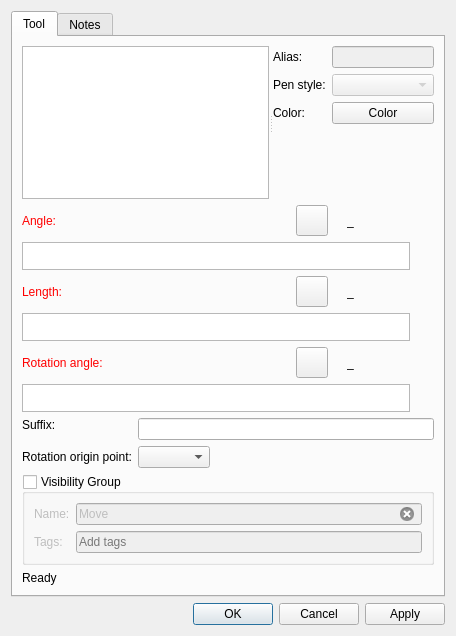
<?xml version="1.0" encoding="UTF-8"?>
<ui version="4.0">
 <class>DialogMove</class>
 <widget class="QDialog" name="DialogMove">
  <property name="enabled">
   <bool>true</bool>
  </property>
  <property name="geometry">
   <rect>
    <x>0</x>
    <y>0</y>
    <width>456</width>
    <height>636</height>
   </rect>
  </property>
  <property name="windowTitle">
   <string>Move</string>
  </property>
  <property name="windowIcon">
   <iconset resource="../../../vmisc/share/resources/icon.qrc">
    <normaloff>:/icon/64x64/icon64x64.png</normaloff>:/icon/64x64/icon64x64.png</iconset>
  </property>
  <layout class="QVBoxLayout" name="verticalLayout_2">
   <item>
    <widget class="QTabWidget" name="tabWidget">
     <property name="currentIndex">
      <number>0</number>
     </property>
     <widget class="QWidget" name="tab">
      <attribute name="title">
       <string>Tool</string>
      </attribute>
      <layout class="QVBoxLayout" name="verticalLayout">
       <item>
        <widget class="QSplitter" name="splitter">
         <property name="orientation">
          <enum>Qt::Horizontal</enum>
         </property>
         <widget class="QListWidget" name="listWidget">
          <property name="editTriggers">
           <set>QAbstractItemView::CurrentChanged</set>
          </property>
         </widget>
         <widget class="QWidget" name="formLayoutWidget">
          <layout class="QFormLayout" name="formLayout_2">
           <item row="0" column="0">
            <widget class="QLabel" name="labelAlias">
             <property name="text">
              <string>Alias:</string>
             </property>
            </widget>
           </item>
           <item row="0" column="1">
            <widget class="QLineEdit" name="lineEditAlias">
             <property name="enabled">
              <bool>false</bool>
             </property>
             <property name="clearButtonEnabled">
              <bool>true</bool>
             </property>
            </widget>
           </item>
           <item row="1" column="0">
            <widget class="QLabel" name="label_7">
             <property name="text">
              <string>Pen style:</string>
             </property>
            </widget>
           </item>
           <item row="1" column="1">
            <widget class="QComboBox" name="comboBoxPenStyle">
             <property name="enabled">
              <bool>false</bool>
             </property>
             <property name="minimumSize">
              <size>
               <width>80</width>
               <height>0</height>
              </size>
             </property>
             <property name="maximumSize">
              <size>
               <width>110</width>
               <height>16777215</height>
              </size>
             </property>
             <property name="sizeAdjustPolicy">
              <enum>QComboBox::AdjustToContents</enum>
             </property>
             <property name="iconSize">
              <size>
               <width>80</width>
               <height>14</height>
              </size>
             </property>
            </widget>
           </item>
           <item row="2" column="0">
            <widget class="QLabel" name="label_6">
             <property name="text">
              <string>Color:</string>
             </property>
            </widget>
           </item>
           <item row="2" column="1">
            <widget class="VPE::QtColorPicker" name="pushButtonColor">
             <property name="text">
              <string notr="true">Color</string>
             </property>
            </widget>
           </item>
          </layout>
         </widget>
        </widget>
       </item>
       <item>
        <layout class="QHBoxLayout" name="horizontalLayout">
         <item alignment="Qt::AlignLeft">
          <widget class="QLabel" name="labelEditAngle">
           <property name="sizePolicy">
            <sizepolicy hsizetype="Fixed" vsizetype="Preferred">
             <horstretch>0</horstretch>
             <verstretch>0</verstretch>
            </sizepolicy>
           </property>
           <property name="palette">
            <palette>
             <active>
              <colorrole role="WindowText">
               <brush brushstyle="SolidPattern">
                <color alpha="255">
                 <red>255</red>
                 <green>0</green>
                 <blue>0</blue>
                </color>
               </brush>
              </colorrole>
             </active>
             <inactive>
              <colorrole role="WindowText">
               <brush brushstyle="SolidPattern">
                <color alpha="255">
                 <red>255</red>
                 <green>0</green>
                 <blue>0</blue>
                </color>
               </brush>
              </colorrole>
             </inactive>
             <disabled>
              <colorrole role="WindowText">
               <brush brushstyle="SolidPattern">
                <color alpha="255">
                 <red>159</red>
                 <green>158</green>
                 <blue>158</blue>
                </color>
               </brush>
              </colorrole>
             </disabled>
            </palette>
           </property>
           <property name="text">
            <string>Angle:</string>
           </property>
          </widget>
         </item>
         <item>
          <spacer name="horizontalSpacer">
           <property name="orientation">
            <enum>Qt::Horizontal</enum>
           </property>
           <property name="sizeHint" stdset="0">
            <size>
             <width>40</width>
             <height>20</height>
            </size>
           </property>
          </spacer>
         </item>
         <item alignment="Qt::AlignRight">
          <widget class="QToolButton" name="toolButtonExprAngle">
           <property name="toolTip">
            <string>Formula wizard</string>
           </property>
           <property name="text">
            <string notr="true"/>
           </property>
           <property name="icon">
            <iconset resource="../../../vmisc/share/resources/icon.qrc">
             <normaloff>:/icon/light/24x24/fx.png</normaloff>:/icon/light/24x24/fx.png</iconset>
           </property>
           <property name="iconSize">
            <size>
             <width>24</width>
             <height>24</height>
            </size>
           </property>
          </widget>
         </item>
         <item alignment="Qt::AlignRight">
          <widget class="QLabel" name="label_2">
           <property name="text">
            <string/>
           </property>
           <property name="pixmap">
            <pixmap resource="../../../vmisc/share/resources/icon.qrc">:/icon/light/24x24/equal.png</pixmap>
           </property>
          </widget>
         </item>
         <item alignment="Qt::AlignRight">
          <widget class="QLabel" name="labelResultAngle">
           <property name="sizePolicy">
            <sizepolicy hsizetype="Fixed" vsizetype="Preferred">
             <horstretch>0</horstretch>
             <verstretch>0</verstretch>
            </sizepolicy>
           </property>
           <property name="minimumSize">
            <size>
             <width>87</width>
             <height>0</height>
            </size>
           </property>
           <property name="toolTip">
            <string>Value</string>
           </property>
           <property name="text">
            <string notr="true">_</string>
           </property>
          </widget>
         </item>
        </layout>
       </item>
       <item>
        <layout class="QHBoxLayout" name="horizontalLayout_6">
         <item>
          <widget class="VPlainTextEdit" name="plainTextEditAngle">
           <property name="sizePolicy">
            <sizepolicy hsizetype="Expanding" vsizetype="Preferred">
             <horstretch>0</horstretch>
             <verstretch>0</verstretch>
            </sizepolicy>
           </property>
           <property name="maximumSize">
            <size>
             <width>16777215</width>
             <height>28</height>
            </size>
           </property>
           <property name="toolTip">
            <string>Calculation</string>
           </property>
           <property name="tabChangesFocus">
            <bool>true</bool>
           </property>
          </widget>
         </item>
         <item>
          <widget class="QPushButton" name="pushButtonGrowAngle">
           <property name="maximumSize">
            <size>
             <width>18</width>
             <height>18</height>
            </size>
           </property>
           <property name="sizeIncrement">
            <size>
             <width>0</width>
             <height>0</height>
            </size>
           </property>
           <property name="toolTip">
            <string>&lt;html&gt;&lt;head/&gt;&lt;body&gt;&lt;p&gt;Show full calculation in message box&lt;/p&gt;&lt;/body&gt;&lt;/html&gt;</string>
           </property>
           <property name="text">
            <string notr="true"/>
           </property>
           <property name="icon">
            <iconset theme="go-down"/>
           </property>
           <property name="iconSize">
            <size>
             <width>16</width>
             <height>16</height>
            </size>
           </property>
           <property name="flat">
            <bool>true</bool>
           </property>
          </widget>
         </item>
        </layout>
       </item>
       <item>
        <layout class="QHBoxLayout" name="horizontalLayout_2">
         <item alignment="Qt::AlignLeft">
          <widget class="QLabel" name="labelEditLength">
           <property name="sizePolicy">
            <sizepolicy hsizetype="Fixed" vsizetype="Preferred">
             <horstretch>0</horstretch>
             <verstretch>0</verstretch>
            </sizepolicy>
           </property>
           <property name="palette">
            <palette>
             <active>
              <colorrole role="WindowText">
               <brush brushstyle="SolidPattern">
                <color alpha="255">
                 <red>255</red>
                 <green>0</green>
                 <blue>0</blue>
                </color>
               </brush>
              </colorrole>
             </active>
             <inactive>
              <colorrole role="WindowText">
               <brush brushstyle="SolidPattern">
                <color alpha="255">
                 <red>255</red>
                 <green>0</green>
                 <blue>0</blue>
                </color>
               </brush>
              </colorrole>
             </inactive>
             <disabled>
              <colorrole role="WindowText">
               <brush brushstyle="SolidPattern">
                <color alpha="255">
                 <red>159</red>
                 <green>158</green>
                 <blue>158</blue>
                </color>
               </brush>
              </colorrole>
             </disabled>
            </palette>
           </property>
           <property name="text">
            <string>Length:</string>
           </property>
          </widget>
         </item>
         <item>
          <spacer name="horizontalSpacer_2">
           <property name="orientation">
            <enum>Qt::Horizontal</enum>
           </property>
           <property name="sizeHint" stdset="0">
            <size>
             <width>40</width>
             <height>20</height>
            </size>
           </property>
          </spacer>
         </item>
         <item alignment="Qt::AlignRight">
          <widget class="QToolButton" name="toolButtonExprLength">
           <property name="toolTip">
            <string>Formula wizard</string>
           </property>
           <property name="text">
            <string notr="true"/>
           </property>
           <property name="icon">
            <iconset resource="../../../vmisc/share/resources/icon.qrc">
             <normaloff>:/icon/light/24x24/fx.png</normaloff>:/icon/light/24x24/fx.png</iconset>
           </property>
           <property name="iconSize">
            <size>
             <width>24</width>
             <height>24</height>
            </size>
           </property>
          </widget>
         </item>
         <item alignment="Qt::AlignRight">
          <widget class="QLabel" name="label_3">
           <property name="text">
            <string/>
           </property>
           <property name="pixmap">
            <pixmap resource="../../../vmisc/share/resources/icon.qrc">:/icon/light/24x24/equal.png</pixmap>
           </property>
          </widget>
         </item>
         <item alignment="Qt::AlignRight">
          <widget class="QLabel" name="labelResultLength">
           <property name="sizePolicy">
            <sizepolicy hsizetype="Fixed" vsizetype="Preferred">
             <horstretch>0</horstretch>
             <verstretch>0</verstretch>
            </sizepolicy>
           </property>
           <property name="minimumSize">
            <size>
             <width>87</width>
             <height>0</height>
            </size>
           </property>
           <property name="toolTip">
            <string>Value</string>
           </property>
           <property name="text">
            <string notr="true">_</string>
           </property>
          </widget>
         </item>
        </layout>
       </item>
       <item>
        <layout class="QHBoxLayout" name="horizontalLayout_7">
         <item>
          <widget class="VPlainTextEdit" name="plainTextEditLength">
           <property name="sizePolicy">
            <sizepolicy hsizetype="Expanding" vsizetype="Preferred">
             <horstretch>0</horstretch>
             <verstretch>0</verstretch>
            </sizepolicy>
           </property>
           <property name="maximumSize">
            <size>
             <width>16777215</width>
             <height>28</height>
            </size>
           </property>
           <property name="toolTip">
            <string>Calculation</string>
           </property>
           <property name="tabChangesFocus">
            <bool>true</bool>
           </property>
          </widget>
         </item>
         <item>
          <widget class="QPushButton" name="pushButtonGrowLength">
           <property name="maximumSize">
            <size>
             <width>18</width>
             <height>18</height>
            </size>
           </property>
           <property name="sizeIncrement">
            <size>
             <width>0</width>
             <height>0</height>
            </size>
           </property>
           <property name="toolTip">
            <string>&lt;html&gt;&lt;head/&gt;&lt;body&gt;&lt;p&gt;Show full calculation in message box&lt;/p&gt;&lt;/body&gt;&lt;/html&gt;</string>
           </property>
           <property name="text">
            <string notr="true"/>
           </property>
           <property name="icon">
            <iconset theme="go-down"/>
           </property>
           <property name="iconSize">
            <size>
             <width>16</width>
             <height>16</height>
            </size>
           </property>
           <property name="flat">
            <bool>true</bool>
           </property>
          </widget>
         </item>
        </layout>
       </item>
       <item>
        <layout class="QHBoxLayout" name="horizontalLayout_4">
         <item alignment="Qt::AlignLeft">
          <widget class="QLabel" name="labelEditRotationAngle">
           <property name="sizePolicy">
            <sizepolicy hsizetype="Fixed" vsizetype="Preferred">
             <horstretch>0</horstretch>
             <verstretch>0</verstretch>
            </sizepolicy>
           </property>
           <property name="palette">
            <palette>
             <active>
              <colorrole role="WindowText">
               <brush brushstyle="SolidPattern">
                <color alpha="255">
                 <red>255</red>
                 <green>0</green>
                 <blue>0</blue>
                </color>
               </brush>
              </colorrole>
             </active>
             <inactive>
              <colorrole role="WindowText">
               <brush brushstyle="SolidPattern">
                <color alpha="255">
                 <red>255</red>
                 <green>0</green>
                 <blue>0</blue>
                </color>
               </brush>
              </colorrole>
             </inactive>
             <disabled>
              <colorrole role="WindowText">
               <brush brushstyle="SolidPattern">
                <color alpha="255">
                 <red>159</red>
                 <green>158</green>
                 <blue>158</blue>
                </color>
               </brush>
              </colorrole>
             </disabled>
            </palette>
           </property>
           <property name="text">
            <string>Rotation angle:</string>
           </property>
          </widget>
         </item>
         <item>
          <spacer name="horizontalSpacer_3">
           <property name="orientation">
            <enum>Qt::Horizontal</enum>
           </property>
           <property name="sizeHint" stdset="0">
            <size>
             <width>40</width>
             <height>20</height>
            </size>
           </property>
          </spacer>
         </item>
         <item alignment="Qt::AlignRight">
          <widget class="QToolButton" name="toolButtonExprRotationAngle">
           <property name="toolTip">
            <string>Formula wizard</string>
           </property>
           <property name="text">
            <string notr="true"/>
           </property>
           <property name="icon">
            <iconset resource="../../../vmisc/share/resources/icon.qrc">
             <normaloff>:/icon/light/24x24/fx.png</normaloff>:/icon/light/24x24/fx.png</iconset>
           </property>
           <property name="iconSize">
            <size>
             <width>24</width>
             <height>24</height>
            </size>
           </property>
          </widget>
         </item>
         <item alignment="Qt::AlignRight">
          <widget class="QLabel" name="label_4">
           <property name="text">
            <string/>
           </property>
           <property name="pixmap">
            <pixmap resource="../../../vmisc/share/resources/icon.qrc">:/icon/light/24x24/equal.png</pixmap>
           </property>
          </widget>
         </item>
         <item alignment="Qt::AlignRight">
          <widget class="QLabel" name="labelResultRotationAngle">
           <property name="sizePolicy">
            <sizepolicy hsizetype="Fixed" vsizetype="Preferred">
             <horstretch>0</horstretch>
             <verstretch>0</verstretch>
            </sizepolicy>
           </property>
           <property name="minimumSize">
            <size>
             <width>87</width>
             <height>0</height>
            </size>
           </property>
           <property name="toolTip">
            <string>Value</string>
           </property>
           <property name="text">
            <string notr="true">_</string>
           </property>
          </widget>
         </item>
        </layout>
       </item>
       <item>
        <layout class="QHBoxLayout" name="horizontalLayout_8">
         <item>
          <widget class="VPlainTextEdit" name="plainTextEditRotationAngle">
           <property name="sizePolicy">
            <sizepolicy hsizetype="Expanding" vsizetype="Preferred">
             <horstretch>0</horstretch>
             <verstretch>0</verstretch>
            </sizepolicy>
           </property>
           <property name="maximumSize">
            <size>
             <width>16777215</width>
             <height>28</height>
            </size>
           </property>
           <property name="toolTip">
            <string>Calculation</string>
           </property>
           <property name="tabChangesFocus">
            <bool>true</bool>
           </property>
          </widget>
         </item>
         <item>
          <widget class="QPushButton" name="pushButtonGrowRotationAngle">
           <property name="maximumSize">
            <size>
             <width>18</width>
             <height>18</height>
            </size>
           </property>
           <property name="sizeIncrement">
            <size>
             <width>0</width>
             <height>0</height>
            </size>
           </property>
           <property name="toolTip">
            <string>&lt;html&gt;&lt;head/&gt;&lt;body&gt;&lt;p&gt;Show full calculation in message box&lt;/p&gt;&lt;/body&gt;&lt;/html&gt;</string>
           </property>
           <property name="text">
            <string notr="true"/>
           </property>
           <property name="icon">
            <iconset theme="go-down"/>
           </property>
           <property name="iconSize">
            <size>
             <width>16</width>
             <height>16</height>
            </size>
           </property>
           <property name="flat">
            <bool>true</bool>
           </property>
          </widget>
         </item>
        </layout>
       </item>
       <item>
        <layout class="QFormLayout" name="formLayout">
         <property name="fieldGrowthPolicy">
          <enum>QFormLayout::ExpandingFieldsGrow</enum>
         </property>
         <item row="0" column="0">
          <widget class="QLabel" name="labelSuffix">
           <property name="sizePolicy">
            <sizepolicy hsizetype="Preferred" vsizetype="Fixed">
             <horstretch>0</horstretch>
             <verstretch>0</verstretch>
            </sizepolicy>
           </property>
           <property name="text">
            <string>Suffix:</string>
           </property>
          </widget>
         </item>
         <item row="0" column="1">
          <widget class="QLineEdit" name="lineEditSuffix"/>
         </item>
         <item row="1" column="0">
          <widget class="QLabel" name="label">
           <property name="text">
            <string>Rotation origin point:</string>
           </property>
          </widget>
         </item>
         <item row="1" column="1">
          <widget class="QComboBox" name="comboBoxRotationOriginPoint"/>
         </item>
        </layout>
       </item>
       <item>
        <widget class="QGroupBox" name="groupBoxVisibilityGroup">
         <property name="toolTip">
          <string>Enable to create a visibility group from original objects</string>
         </property>
         <property name="title">
          <string>Visibility Group</string>
         </property>
         <property name="checkable">
          <bool>true</bool>
         </property>
         <property name="checked">
          <bool>false</bool>
         </property>
         <layout class="QGridLayout" name="gridLayout">
          <item row="0" column="0">
           <widget class="QLabel" name="labelGroupName">
            <property name="text">
             <string>Name:</string>
            </property>
           </widget>
          </item>
          <item row="0" column="1">
           <widget class="QLineEdit" name="lineEditVisibilityGroup">
            <property name="text">
             <string>Move</string>
            </property>
            <property name="clearButtonEnabled">
             <bool>true</bool>
            </property>
           </widget>
          </item>
          <item row="1" column="0">
           <widget class="QLabel" name="label_5">
            <property name="text">
             <string>Tags:</string>
            </property>
           </widget>
          </item>
          <item row="1" column="1">
           <widget class="VCompleterLineEdit" name="lineEditGroupTags">
            <property name="toolTip">
             <string>Separate each tag with comma.</string>
            </property>
            <property name="placeholderText">
             <string>Add tags</string>
            </property>
            <property name="clearButtonEnabled">
             <bool>true</bool>
            </property>
           </widget>
          </item>
         </layout>
        </widget>
       </item>
       <item>
        <widget class="QLabel" name="labelStatus">
         <property name="text">
          <string>Ready</string>
         </property>
        </widget>
       </item>
       <item>
        <spacer name="verticalSpacer">
         <property name="orientation">
          <enum>Qt::Vertical</enum>
         </property>
         <property name="sizeHint" stdset="0">
          <size>
           <width>20</width>
           <height>40</height>
          </size>
         </property>
        </spacer>
       </item>
      </layout>
     </widget>
     <widget class="QWidget" name="tab_2">
      <attribute name="title">
       <string>Notes</string>
      </attribute>
      <layout class="QVBoxLayout" name="verticalLayout_3">
       <item>
        <widget class="QPlainTextEdit" name="plainTextEditToolNotes"/>
       </item>
      </layout>
     </widget>
    </widget>
   </item>
   <item>
    <widget class="QDialogButtonBox" name="buttonBox">
     <property name="orientation">
      <enum>Qt::Horizontal</enum>
     </property>
     <property name="standardButtons">
      <set>QDialogButtonBox::Apply|QDialogButtonBox::Cancel|QDialogButtonBox::Ok</set>
     </property>
    </widget>
   </item>
  </layout>
 </widget>
 <customwidgets>
  <customwidget>
   <class>VPE::QtColorPicker</class>
   <extends>QPushButton</extends>
   <header>../vpropertyexplorer/qtcolorpicker.h</header>
  </customwidget>
  <customwidget>
   <class>VPlainTextEdit</class>
   <extends>QPlainTextEdit</extends>
   <header>../vwidgets/vplaintextedit.h</header>
  </customwidget>
  <customwidget>
   <class>VCompleterLineEdit</class>
   <extends>QLineEdit</extends>
   <header>../vwidgets/vlineedit.h</header>
  </customwidget>
 </customwidgets>
 <resources>
  <include location="../../../vmisc/share/resources/icon.qrc"/>
 </resources>
 <connections>
  <connection>
   <sender>buttonBox</sender>
   <signal>accepted()</signal>
   <receiver>DialogMove</receiver>
   <slot>accept()</slot>
   <hints>
    <hint type="sourcelabel">
     <x>248</x>
     <y>254</y>
    </hint>
    <hint type="destinationlabel">
     <x>157</x>
     <y>274</y>
    </hint>
   </hints>
  </connection>
  <connection>
   <sender>buttonBox</sender>
   <signal>rejected()</signal>
   <receiver>DialogMove</receiver>
   <slot>reject()</slot>
   <hints>
    <hint type="sourcelabel">
     <x>316</x>
     <y>260</y>
    </hint>
    <hint type="destinationlabel">
     <x>286</x>
     <y>274</y>
    </hint>
   </hints>
  </connection>
 </connections>
</ui>
